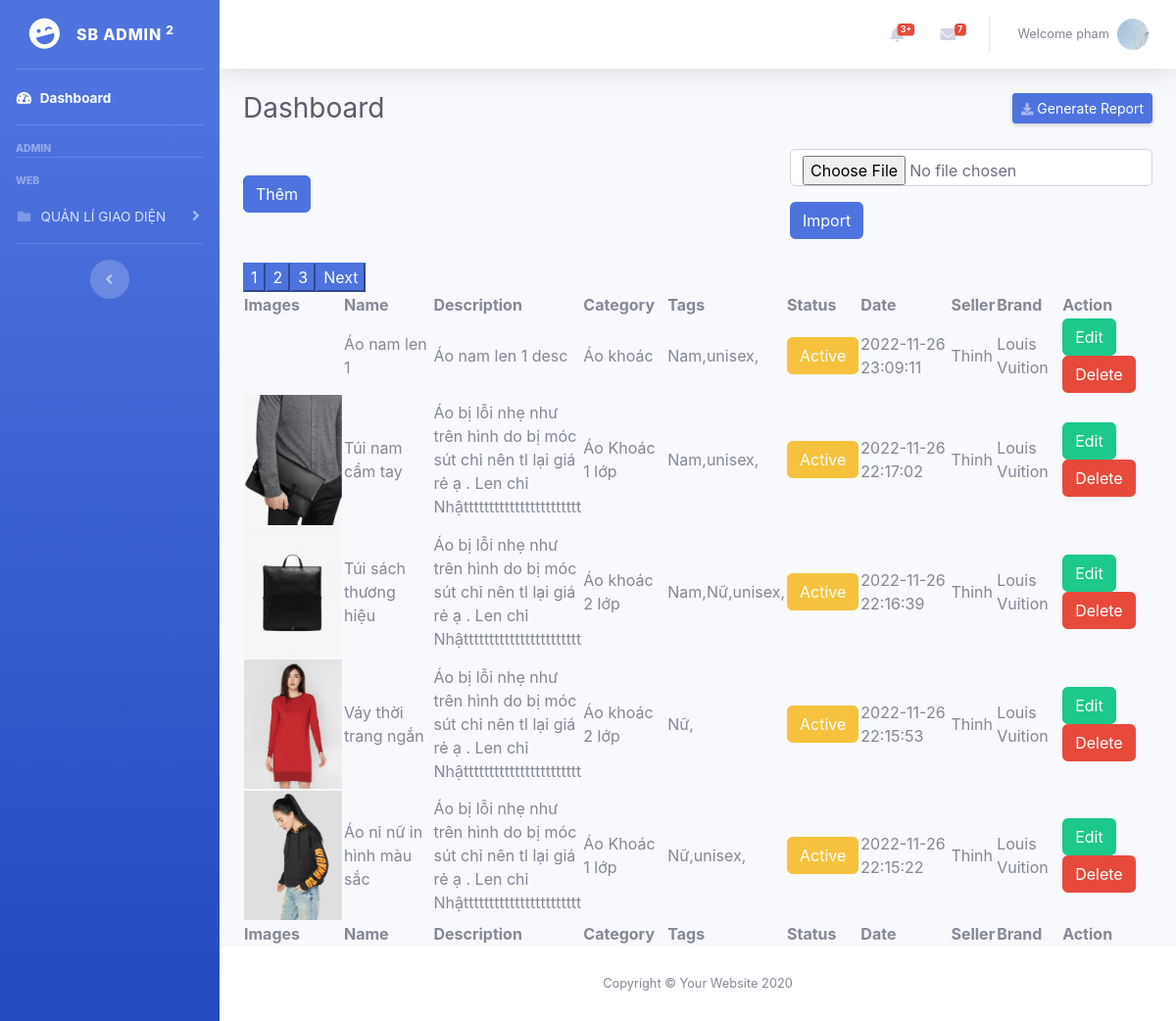
/resource/view/pages/main/manage-products.php (signed in), run on an earlier commit of the app's database.
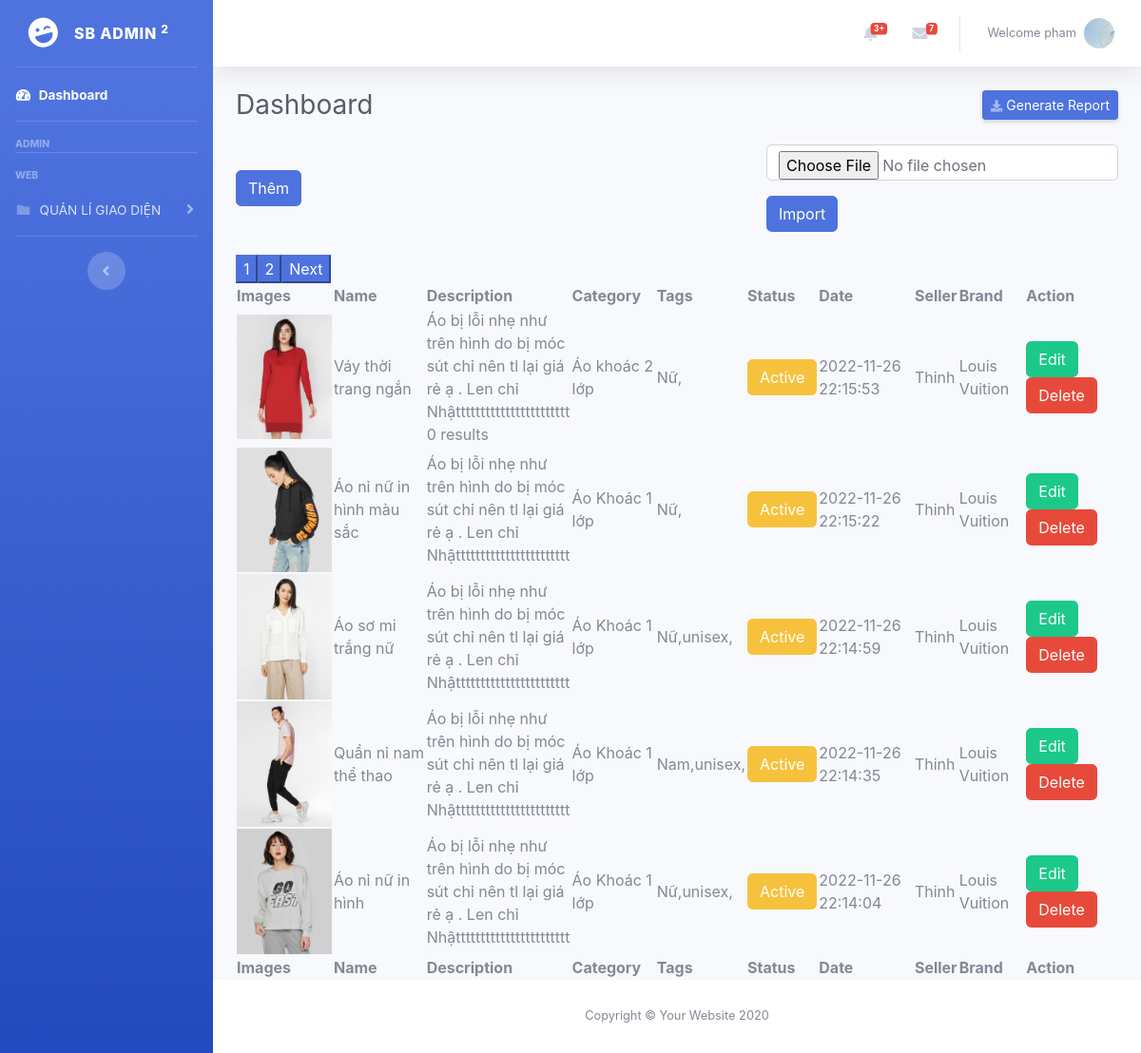
And on a later commit of the database.
### tables this page shows
CREATE TABLE `products` (
  `id` int(11) NOT NULL,
  `images` varchar(255) DEFAULT NULL,
  `name` varchar(255) NOT NULL,
  `description` text NOT NULL,
  `category_id` int(11) DEFAULT NULL,
  `price` int(11) NOT NULL,
  `status` tinyint(4) NOT NULL,
  `created_at` datetime DEFAULT NULL,
  `seller_id` int(11) DEFAULT NULL,
  `brand_id` int(11) NOT NULL,
  `slug` varchar(255) DEFAULT NULL
);

CREATE TABLE `product_categories` (
  `id` int(11) NOT NULL,
  `name` varchar(255) NOT NULL,
  `parent_id` int(11) NOT NULL
);

CREATE TABLE `product_tag` (
  `id` int(11) NOT NULL,
  `name` varchar(11) NOT NULL
);

CREATE TABLE `users` (
  `id` int(11) NOT NULL,
  `images` varchar(255) NOT NULL,
  `lastname` varchar(255) NOT NULL,
  `firstname` varchar(255) NOT NULL,
  `email` varchar(255) NOT NULL,
  `password` varchar(255) NOT NULL,
  `created_at` datetime DEFAULT NULL,
  `active` tinyint(4) NOT NULL,
  `is_active` tinyint(4) NOT NULL,
  `status` int(11) NOT NULL,
  `role_id` int(11) NOT NULL,
  `phone` int(11) DEFAULT NULL,
  `address` varchar(255) NOT NULL
);

CREATE TABLE `brand` (
  `id` int(11) NOT NULL,
  `name` varchar(255) NOT NULL,
  `created_at` datetime DEFAULT NULL
);

### resource/view/partial/topBar.php (called while the page is built, shortened)
<span class="mr-2 d-none d-lg-inline text-gray-600 small"><?php
$id = $_SESSION["user"]["id"];
$query = mysqli_query($conn, "SELECT * FROM users WHERE id = '$id' ");
?>

### function/function.php (called while the page is built, shortened)
<?php
function getSellerName($seller_id)
{
  include '../../../../database/database.php';
  $sql = "SELECT * FROM users WHERE id = " . $seller_id;
  $sellers = $conn->query($sql);
  if (is_object($sellers)) {
    if ($sellers->num_rows > 0) {
      $seller = $sellers->fetch_array();
      return $seller;
    }
  }
  return false;
}
function getBrandName($brand_id)
{
  include '../../../../database/database.php';
  $sql = "SELECT * FROM brand WHERE id = " . $brand_id;
  $brands = $conn->query($sql);
  if (is_object($brands)) {
    if ($brands->num_rows > 0) {
      $brand = $brands->fetch_array();
      return $brand;
    }
  }
  return false;
}
function getProductCategory($category_id)
{
  include '../../../../database/database.php';
  $sql = "SELECT * FROM product_categories WHERE id = " . $category_id;
  $categories = $conn->query($sql);
  if (is_object($categories)) {
    if ($categories->num_rows > 0) {
      $category = $categories->fetch_array();
      return $category;
    }
  }
  return false;
}
function getProductTags($product_id)
{
  include '../../../../database/database.php';
  $sql = "SELECT product_tag.id, product_tag.name FROM product_tag INNER JOIN link_product_tag ON link_product_tag.tag_id = product_tag.id INNER JOIN products ON link_product_tag.product_id = products.id WHERE products.id = " . $product_id;
  $result = $conn->query($sql);
  $tags = [];
  if ($result->num_rows > 0) {
    while ($row = $result->fetch_assoc()) {
      $tags[] = $row;
    }
  }
  return $tags;
}
function productCategoryTree($parent_id = 0, $sub_mark = "")
{
  include '../../../../database/database.php';
  $sql = "SELECT * FROM product_categories WHERE parent_id = $parent_id ORDER BY name ASC";
  $result = $conn->query($sql);
  if ($result->num_rows > 0) {
    while ($row = $result->fetch_assoc()) {
      productCategoryTree($row['id'], $sub_mark . '--');
    }
  }
}

### resource/view/pages/main/manage-products.php (the view, shortened to what the changed rows need)
<?php
include '../../../../database/database.php';
include '../../../../function/function.php';
$result = mysqli_query($conn, 'select count(id) as total from products');
$row = mysqli_fetch_assoc($result);
$total_records = $row['total'];
$current_page = isset($_GET['page']) ? $_GET['page'] : 1;
$limit = 5;
$total_page = ceil($total_records / $limit);
$start = ($current_page - 1) * $limit;
$sql = "SELECT * FROM products order by id desc LIMIT $start, $limit";
$result = $conn->query($sql);
$sql = "SELECT * FROM product_tag ORDER BY name ASC";
$tags = $conn->query($sql);
?>
<!DOCTYPE html>
<html lang="en">
<head>
    <link rel="stylesheet" href="https://cdnjs.cloudflare.com/ajax/libs/font-awesome/5.15.1/css/all.min.css" />
    <link href="../../../../public/backend/assets/css/sb-admin-2.min.css" rel="stylesheet">
    <link rel="stylesheet" href="https://cdn.datatables.net/1.11.3/css/jquery.dataTables.min.css">
    <link rel="stylesheet" href="https://cdn.datatables.net/buttons/2.1.0/css/buttons.dataTables.min.css">
</head>
<body id="page-top">
    <div id="wrapper">
        <div id="content-wrapper" class="d-flex flex-column">
            <div id="content">
                <?php include '../../partial/topBar.php'; ?>
                <div class="container-fluid">
                    <div class="d-sm-flex align-items-center justify-content-between mb-4">
                        <h1 class="h3 mb-0 text-gray-800">Dashboard</h1>
                    </div>
                                                <?php
                                                echo productCategoryTree();
                                                ?>
                    <table id="example" class="display nowrap" style="width:100%">
                        <thead>
                            <tr>
                                <th>Images</th>
                                <th>Name</th>
                                <th>Description</th>
                                <th>Category</th>
                                <th>Tags</th>
                                <th>Status</th>
                                <th>Date</th>
                                <th>Seller</th>
                                <th>Brand</th>
                                <th>Action</th>
                            </tr>
                        </thead>
                        <tbody>
                            <?php
                            if ($result->num_rows > 0) {
                                while ($row = $result->fetch_assoc()) {
                            ?>
                                    <tr>
                                        <td class="imgProductBtn text-center">
                                            <img src="<?php if ($row['images']) {
                                                            echo $row['images'];
                                                        } else {
                                                            echo '../../../../public/backend/assets/images/defaultImages.png';
                                                        } ?>" width="100" alt="">
                                        </td>
                                        <td><?php echo $row['name']; ?></td>
                                        <td style="width:90px"><?php echo $row['description']; ?></td>
                                        <?php
                                        $cate = getProductCategory($row['category_id']);
                                        ?>
                                        <td class="field-category" data-category_id="<?php if ($cate['id']) echo $cate['id'] ?>">
                                            <?php if ($cate['name']) echo $cate['name'] ?>
                                            <?php
                                            $tags = getProductTags($row['id']);
                                            ?>
                                        <td class="field-tag" data-tag_id="<?php foreach ($tags as $tag) {
                                                                                if ($tag['id']) {
                                                                                    echo $tag['id'] . ',';
                                                                                }
                                                                            } ?>">
                                            <?php foreach ($tags as $tag) {
                                                if ($tag['name']) {
                                                    echo $tag['name'] . ',';
                                                }
                                            } ?>
                                        </td>
                                        <?php
                                        $status = $row['status'];
                                        if ($status == 1) {
                                            $strStatus = "<a class='btn btn-warning text-white' href=../products/deactiveProduct.php?id=" . $row['id'] . ">Active</a>";
                                        }
                                        ?>
                                        <td><?php echo $strStatus ?></td>
                                        <td><?php echo $row['created_at']; ?></td>
                                        <?php
                                        $us = getSellerName($row['seller_id']);
                                        ?>
                                        <td class="field-category" data-seller_id="<?php if ($us['id']) echo $us['id'] ?>">
                                            <?php if ($us['lastname']) echo $us['lastname'] ?></td>
                                        <?php
                                        $us = getBrandName($row['brand_id']);
                                        ?>
                                        <td class="field-category" data-brand_id="<?php if ($us['id']) echo $us['id'] ?>">
                                            <?php if ($us['name']) echo $us['name'] ?></td>
                                        <td>
                                            <button type="button" data-toggle="modal" class="btn btn-success editProductBtn" data-target="#editProduct">Edit</button>
                                            <button type="button" class="btn btn-danger deleteProductBtn">Delete</button>
                                        </td>
                                    </tr>
                            <?php
                                }
                            } else {
                                echo "0 results";
                            }
                            ?>
                        </tbody>
                        <tfoot>
                            <tr>
                                <th>Images</th>
                                <th>Name</th>
                                <th>Description</th>
                                <th>Category</th>
                                <th>Tags</th>
                                <th>Status</th>
                                <th>Date</th>
                                <th>Seller</th>
                                <th>Brand</th>
                                <th>Action</th>
                            </tr>
                        </tfoot>
                        <div class="pagination">
                            <?php
                            for ($i = 1; $i <= $total_page; $i++) {
                                if ($i == $current_page) {
                                    echo '<button class="btn-primary"><span>' . $i . '</span></button>';
                                } else {
                                    echo '<button class="btn-primary"><a style="color: white;" href="manage-products.php?page=' . $i . '">' . $i . '</a></button>';
                                }
                            }
                            ?>
                        </div>
                    </table>
                </div>
            </div>
            <?php include '../../partial/footer.php'; ?>
        </div>
</body>
</html>

What changed in the data, as far as the page shows it:
removed products: name "Áo nam len 1", description "Áo nam len 1 desc", product_categories.name "Áo khoác", created_at "2022-11-26 23:09:11", users.lastname "Thinh", brand.name "Louis Vuition", product_tag (name "Nam"), product_tag (name "unisex")
removed products: images (picture), name "Túi nam cầm tay", description "Áo bị lỗi nhẹ như trên hình do bị móc sút chỉ nên tl lại giá rẻ ạ . Len chỉ Nhậttttttttttttttttttttttt", product_categories.name "Áo Khoác 1 lớp", created_at "2022-11-26 22:17:02", users.lastname "Thinh", brand.name "Louis Vuition", product_tag (name "Nam"), product_tag (name "unisex")
removed products: images (picture), name "Túi sách thương hiệu", description "Áo bị lỗi nhẹ như trên hình do bị móc sút chỉ nên tl lại giá rẻ ạ . Len chỉ Nhậttttttttttttttttttttttt", product_categories.name "Áo khoác 2 lớp", created_at "2022-11-26 22:16:39", users.lastname "Thinh", brand.name "Louis Vuition", product_tag (name "Nam"), product_tag (name "Nữ"), product_tag (name "unisex")
changed products "Váy thời trang ngắn": description "Áo bị lỗi nhẹ như trên hình do bị móc sút chỉ nên tl lại giá rẻ ạ . Len chỉ Nhậttttttttttttttttttttttt" → "Áo bị lỗi nhẹ như trên hình do bị móc sút chỉ nên tl lại giá rẻ ạ . Len chỉ Nhậttttttttttttttttttttttt 0 results"
changed products "Áo nỉ nữ in hình màu sắc": loses product_tag (name "unisex")
now on this page (row edited): products: images (picture), name "Áo sơ mi trắng nữ", description "Áo bị lỗi nhẹ như trên hình do bị móc sút chỉ nên tl lại giá rẻ ạ . Len chỉ Nhậttttttttttttttttttttttt", product_categories.name "Áo Khoác 1 lớp", created_at "2022-11-26 22:14:59", users.lastname "Thinh", brand.name "Louis Vuition", product_tag (name "Nữ"), product_tag (name "unisex")
now on this page (row edited): products: images (picture), name "Quần nỉ nam thể thao", description "Áo bị lỗi nhẹ như trên hình do bị móc sút chỉ nên tl lại giá rẻ ạ . Len chỉ Nhậttttttttttttttttttttttt", product_categories.name "Áo Khoác 1 lớp", created_at "2022-11-26 22:14:35", users.lastname "Thinh", brand.name "Louis Vuition", product_tag (name "Nam"), product_tag (name "unisex")
now on this page (row edited): products: images (picture), name "Áo nỉ nữ in hình", description "Áo bị lỗi nhẹ như trên hình do bị móc sút chỉ nên tl lại giá rẻ ạ . Len chỉ Nhậttttttttttttttttttttttt", product_categories.name "Áo Khoác 1 lớp", created_at "2022-11-26 22:14:04", users.lastname "Thinh", brand.name "Louis Vuition", product_tag (name "Nữ"), product_tag (name "unisex")
Also different on the page:
list line gone: "3"
